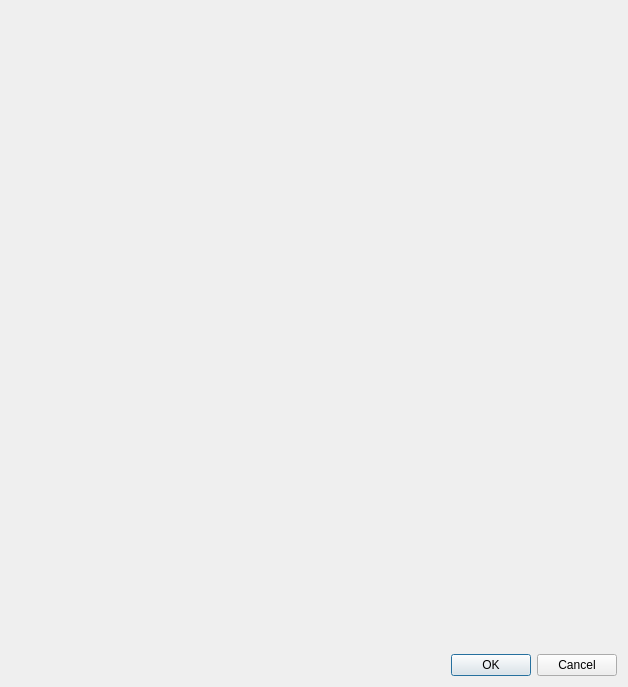
<?xml version="1.0" encoding="UTF-8"?>
<ui version="4.0">
 <class>CDialogBase</class>
 <widget class="QDialog" name="CDialogBase">
  <property name="geometry">
   <rect>
    <x>0</x>
    <y>0</y>
    <width>628</width>
    <height>687</height>
   </rect>
  </property>
  <property name="windowTitle">
   <string>Dialog</string>
  </property>
  <layout class="QHBoxLayout" name="horizontalLayout">
   <item>
    <layout class="QVBoxLayout" name="verticalLayout_2">
     <item>
      <widget class="QWidget" name="widget" native="true"/>
     </item>
     <item>
      <widget class="QDialogButtonBox" name="buttonBox">
       <property name="orientation">
        <enum>Qt::Horizontal</enum>
       </property>
       <property name="standardButtons">
        <set>QDialogButtonBox::Cancel|QDialogButtonBox::Ok</set>
       </property>
      </widget>
     </item>
    </layout>
   </item>
  </layout>
 </widget>
 <resources/>
 <connections>
  <connection>
   <sender>buttonBox</sender>
   <signal>accepted()</signal>
   <receiver>CDialogBase</receiver>
   <slot>accept()</slot>
   <hints>
    <hint type="sourcelabel">
     <x>248</x>
     <y>254</y>
    </hint>
    <hint type="destinationlabel">
     <x>157</x>
     <y>274</y>
    </hint>
   </hints>
  </connection>
  <connection>
   <sender>buttonBox</sender>
   <signal>rejected()</signal>
   <receiver>CDialogBase</receiver>
   <slot>reject()</slot>
   <hints>
    <hint type="sourcelabel">
     <x>316</x>
     <y>260</y>
    </hint>
    <hint type="destinationlabel">
     <x>286</x>
     <y>274</y>
    </hint>
   </hints>
  </connection>
 </connections>
</ui>
